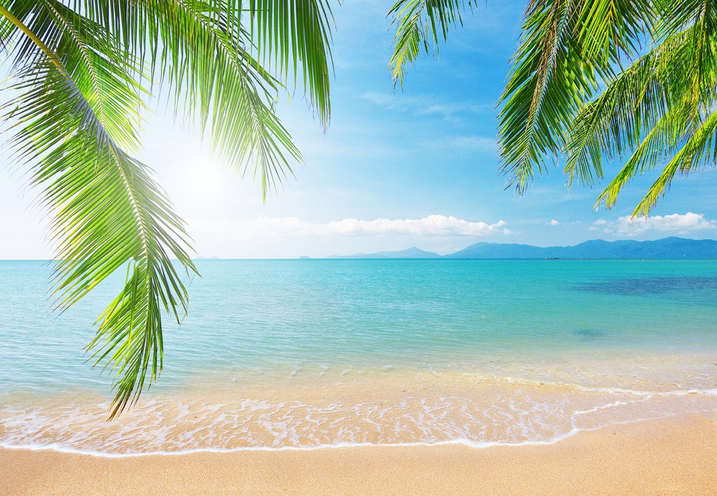
#> input picture assignment1/edge1.png, 717 x 496 px, shrunk from 1010 x 699 before the run
$ jupyter execute Canny.ipynb
#> lines starting #> are read from the running program, lines starting #| are printed output that depends on the picture
Set True to save the figures.

[cell 1]
save = True

[cell 2]
import numpy as np # scientific computing
import matplotlib.pyplot as plt # plotting
import matplotlib.image as mpimg # reading images
from skimage.color import rgb2gray # converting rgb images to grayscale

Read images and convert them to grayscale.

[cell 3]
img1 = rgb2gray(mpimg.imread('edge1.png'))
#> img1: shape (496, 717) float32; min 0.0299, max 1, mean 0.725

[cell 4]
plt.figure(figsize=(8, 8))
plt.axis('off')
plt.title('Image 1 (Original)')
plt.imshow(img1, cmap='gray')
if save:
    plt.savefig('original1.png')
plt.show()

2D-convolution (actually cross-correlation)

[cell 5]
def cross_correlate2D(img, mask):
    n_r, n_c = img.shape
    # Compute row and column offsets
    mask_r, mask_c = mask.shape
    r_offset = mask_r // 2 - (mask_r % 2 == 0)
    c_offset = mask_c // 2 - (mask_c % 2 == 0)
    # Apply zero-padding
    padded_img = np.pad(img, ((r_offset, r_offset + (mask_r % 2 == 0)),
                              (c_offset, c_offset + (mask_c % 2 == 0))))
    # Perform 2D cross-correlation
    output = np.zeros((n_r, n_c))
    for row in range(r_offset, r_offset + n_r):
        for col in range(c_offset, c_offset + n_c):
            output[row - r_offset, col - c_offset] = np.sum(
                mask *
                padded_img[row - r_offset: row + r_offset + (mask_r % 2 == 0) + 1,
                           col - c_offset: col + c_offset + (mask_c % 2 == 0) + 1]
            )
    return output

Sobel Operator:

[cell 6]
def sobel(img):
    mask_x = np.array([[-1, 0, 1], [-2, 0, 2], [-1, 0, 1]])
    mask_y = np.array([[1, 2, 1], [0, 0, 0], [-1, -2, -1]])
    edge_x = cross_correlate2D(img, mask_x) / 6
    edge_y = cross_correlate2D(img, mask_y) / 6
    gradient_magnitudes = np.sqrt(edge_x ** 2 + edge_y ** 2)
    gradient_magnitudes *= 255 / np.max(gradient_magnitudes)
    gradient_directions = np.arctan2(edge_y, edge_x)
    return edge_x, edge_y, gradient_magnitudes, gradient_directions

Plotting code is refactored as a seperate function to avoid duplicate code. Feel free to change it.

[cell 7]
def plot_results1(result1, result2, result3, result4, figsize_, method, img_number, save=False):
    fig, axs = plt.subplots(2, 2, figsize=figsize_)
    axs[0, 0].set_title('Vertical Edges after applying \n' + method + ' Operator to Image ' + img_number)
    axs[0, 0].axis('off')
    axs[0, 0].imshow(result1, cmap='gray')
    axs[0, 1].set_title('Horizontal Edges after applying \n' + method + ' Operator to Image ' + img_number)
    axs[0, 1].axis('off')
    axs[0, 1].imshow(result2, cmap='gray')
    axs[1, 0].set_title('Combined Edges of Image ' + img_number + '\n (Gradient Magnitudes (' + method + '))')
    axs[1, 0].axis('off')
    axs[1, 0].imshow(result3, cmap='gray')
    axs[1, 1].set_title('Gradient Directions (' + method + ') in Image ' + img_number)
    axs[1, 1].axis('off')
    axs[1, 1].imshow(result4)
    if save:
        plt.savefig(method + '_results' + img_number + '.png')
    plt.show()

[cell 8]
sobel_x1, sobel_y1, sobel_magnitudes1, sobel_directions1 = sobel(img1)

[cell 9]
plot_results1(sobel_x1, sobel_y1, sobel_magnitudes1, sobel_directions1, (14, 10), 'Sobel', '1', save)

### Canny Edge Detector

**Step 1**: Apply Gaussian Blur to the image to reduce noise.

[cell 10]
def gaussian_blur(sigma, k=2):
    """
    Generates a Gaussian Blur Filter with shape (2k + 1, 2k + 1), with
    the specified standard deviation.
    Args:
        sigma: The standard deviation of the Gaussian Blur
        k: The parameter that determines the shape of the filter (2 by default)
    Returns:
        G: The resulting Gaussian Blur Filter
    """
    x, y = np.mgrid[-k: k + 1, -k: k + 1]
    G = np.exp(-(x ** 2 + y ** 2) / (2 * sigma ** 2)) / 2 * np.pi * sigma ** 2
    return G

Plot a Gaussian Blur Filter of shape 11x11 and sigma 1 for illustration purposes

[cell 11]
from mpl_toolkits import mplot3d # for 3D plotting

k_plt = 5
fig_3D = plt.figure(figsize=(15, 10))
ax_3D = plt.axes(projection='3d')
x_plt, y_plt = np.mgrid[-k_plt: k_plt + 1, -k_plt: k_plt + 1]
ax_3D.plot_surface(x_plt, y_plt, gaussian_blur(sigma=1, k=k_plt), rstride=1, cstride=1,
                   cmap='viridis', edgecolor='none')
ax_3D.set_xlabel('x')
ax_3D.set_ylabel('y')
ax_3D.set_zlabel('Gaussian(x,y)')
plt.title('Gaussian Blur Filter (sigma=1, shape=11x11)')
#plt.savefig('gaussian_blur_3d.png')
plt.show()
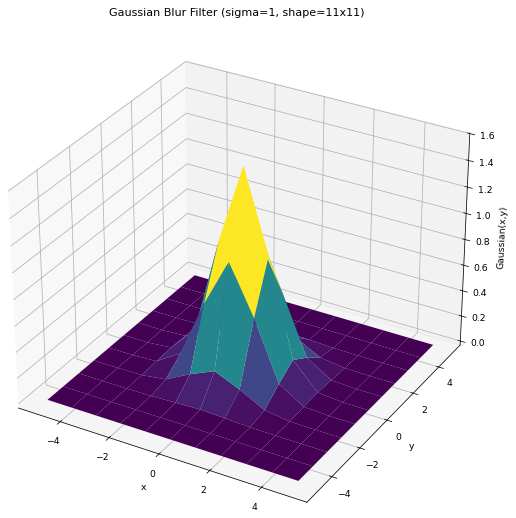
#> figure drawn by matplotlib, 1 panel

**Step 2**: Gradient Calculation, use the **sobel** function implemented above for computing the graident magnitudes and directions.

**Step 3**: Implement the Non-Maximum Suppression algorithm to thin out the detected edges.

[cell 12]
def non_max_suppression(gradient_magnitudes, gradient_directions):
    """
    Implements the Non-Maximum Suppression algorithm to thin out the
    edges described as gradient magnitudes.
    Args:
        gradient_magnitudes: Edge intensities
        gradient_directions: Edge directions (angles in Radians)
    output:
        result: The processed edge intensities
    """
    #INSERT YOUR CODE HERE
    height, width = gradient_magnitudes.shape
    output = np.zeros_like(gradient_magnitudes, dtype=np.uint8)

    quantized_directions = (np.round(gradient_directions / (np.pi/4)) % 4).astype(np.int32)

    for i in range(1, height-1):
        for j in range(1, width-1):
            mag = gradient_magnitudes[i, j]
            direction = quantized_directions[i, j]

            if direction == 0:
                prev_pixel = gradient_magnitudes[i, j-1]
                next_pixel = gradient_magnitudes[i, j+1]
            elif direction == 1:
                prev_pixel = gradient_magnitudes[i-1, j-1]
                next_pixel = gradient_magnitudes[i+1, j+1]
            elif direction == 2:
                prev_pixel = gradient_magnitudes[i-1, j]
                next_pixel = gradient_magnitudes[i+1, j]
            elif direction == 3:
                prev_pixel = gradient_magnitudes[i-1, j+1]
                next_pixel = gradient_magnitudes[i+1, j-1]

            if mag >= prev_pixel and mag >= next_pixel:
                output[i, j] = mag

    return output

**Step 4**: Implement the Double Thresholding algorithm to categorize pixels.

[cell 13]
def double_threshold(img, ratio_low, ratio_high):
    """
    Categorizes the image pixels as strong, weak or non-edge
    using double thresholding, returns the thresholded image.
    Args:
        img: The input image
        ratio_low: The low threshold ratio
        ratio_high: The high threshold ratio
    Returns:
        thresholded_img: The thresholded output. Each pixel would take the value of 0, strong or weak intensities as set below.
        weak: The intensity level of weak pixels
        strong: The intensity level of strong pixels
    """
    high = ratio_high * np.max(img)
    low = ratio_low * np.max(img)
    weak = 25
    strong = 255

    #INSERT YOUR CODE HERE

    thresholded_img = np.zeros_like(img)

    for i in range(img.shape[0]):
        for j in range(img.shape[1]):
            if img[i, j] >= high:
                thresholded_img[i, j] = strong
            elif img[i, j] >= low:
                thresholded_img[i, j] = weak

    return thresholded_img, weak, strong

**Step 5**: Implement Hysteresis to combine the Strong and Weak pixels and produces the final result.

[cell 14]
def hysteresis(img, weak, strong):
    """
    Args:
        img: The input image
        weak: The weak intensity level
        strong: The strong intensity level
    Returns:
        output: The processed output image
    """
    #INSERT YOUR CODE HERE
    output = np.zeros_like(img)
    rows, cols = img.shape

    for i in range(1, rows - 1):
        for j in range(1, cols - 1):
            if img[i, j] == weak:
                if (img[i-1:i+2, j-1:j+2] == strong).any():
                    output[i, j] = strong
                else:
                    output[i, j] = 0
            elif img[i, j] == strong:
                output[i, j] = strong

    return output

Combine the five steps in a single algorithm:

[cell 15]
def canny_edge_detector(img, sigma, ratio_low, ratio_high, k=2):
    """
    Applys Canny Edge Detection algorithm to a given image.
    Args:
        img: The input image
        sigma: The standard deviation of the 5x5 Gaussian Filter

        ratio_low: The low threshold ratio used in the Double Thresholding step

        ratio_high: The high threshold ratio used in the Double Thresholding step

        k: Parameter to adjust the shape of the (2k + 1, 2k + 1) gaussian blur
    """
    G = gaussian_blur(sigma, k)
    blurred_img = cross_correlate2D(img, G)
    _, _, gradient_magnitudes, gradient_directions = sobel(blurred_img)
    nms_img = non_max_suppression(gradient_magnitudes, gradient_directions)
    thresholded_img, weak, strong = double_threshold(nms_img, ratio_low, ratio_high)
    output = hysteresis(thresholded_img, weak, strong)
    return output

Add your results and answers to the questions 5.2.1, 5.2.2 and 5.2.3 here

[cell 16]
def show_canny_img(img, num):
    plt.figure(figsize=(8, 8))
    plt.title(f'Canny Image {num} (Original)')
    plt.axis('off')
    plt.imshow(img, cmap='gray')
    if save:
        plt.savefig(f'canny{num}.png')
    plt.show()

Canny Edge Detection for edge1.png

[cell 17]
img1 = rgb2gray(mpimg.imread('edge1.png'))
canny_img1 = canny_edge_detector(img1, 1, 0.05, 0.1)
#> in double_threshold, `high = ratio_high * np.max(img)`: high = 12.4
#> in double_threshold, `low = ratio_low * np.max(img)`: low = 6.2
#> after the loop in double_threshold, `for i in range(img.shape[0]):`:
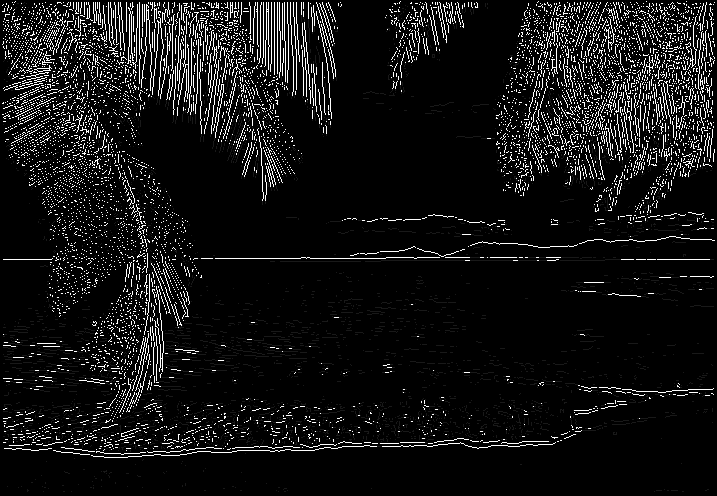
#> thresholded_img: shape (496, 717); min 0, max 255, mean 20
#> in canny_edge_detector, `thresholded_img, weak, strong = double_threshold(nms_img, ratio_low, r..`: weak = 25; strong = 255
#> after the loop in hysteresis, `for i in range(1, rows - 1):`: output: shape (496, 717); 8.1% white in thin lines or dots
show_canny_img(canny_img1, 1)

Canny Edge Detection for edge2.png

[cell 18]
import cv2 #used for importing edge2.png

img2 = rgb2gray(cv2.imread('edge2.png'))
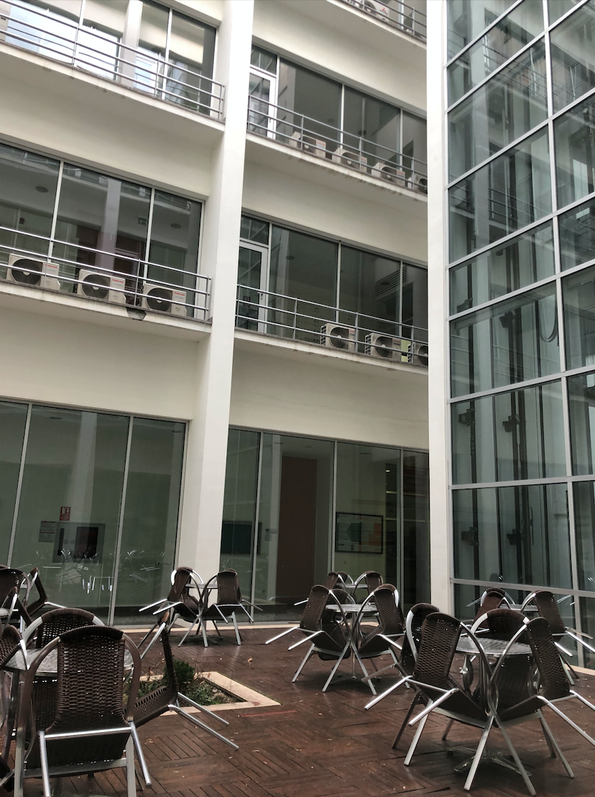
#> input picture assignment1/edge2.png, 595 x 797 px, shrunk from 838 x 1122 before the run
#> img2: shape (797, 595) float64; min 0, max 1, mean 0.416
canny_img2 = canny_edge_detector(img2, 1, 0.01, 0.025)
#> after the loop in cross_correlate2D (call 8), `for row in range(r_offset, r_offset + n_r):`:
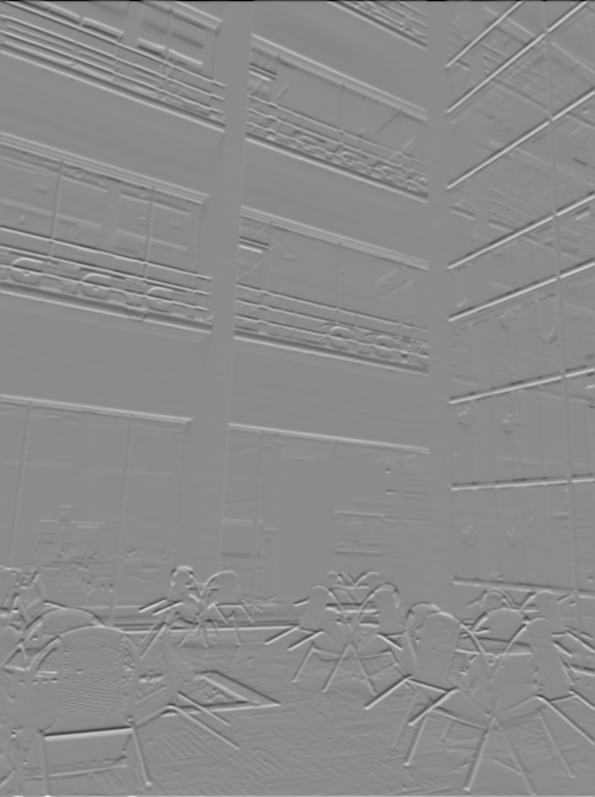
#> output: shape (797, 595) float64; min -36.17, max 29.79, mean 0; drawn with min black and max white
#> in sobel (call 3), `gradient_directions = np.arctan2(edge_y, edge_x)`:
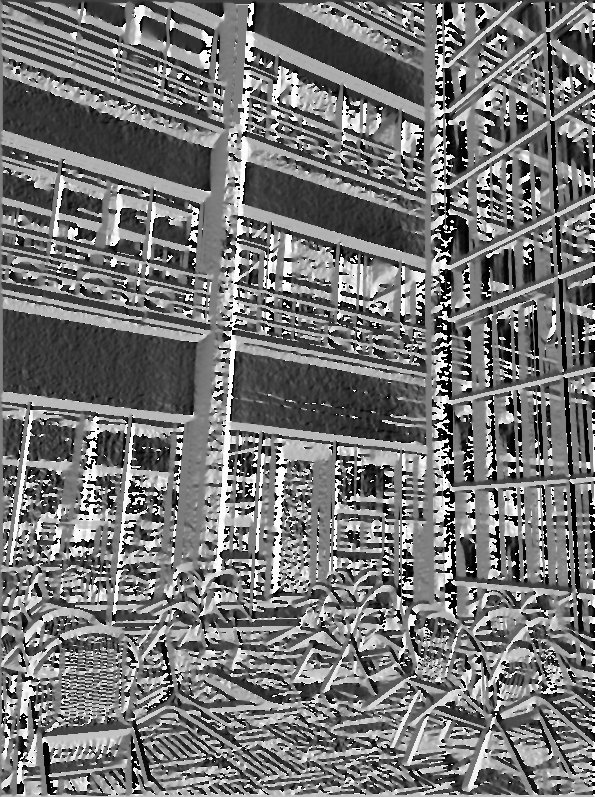
#> gradient_directions: shape (797, 595) float64; min -3.14, max 3.14, mean -0.237; drawn with min black and max white
#> in non_max_suppression (call 2), `quantized_directions = (np.round(gradient_directions / (np.pi/4)) % 4)..`:
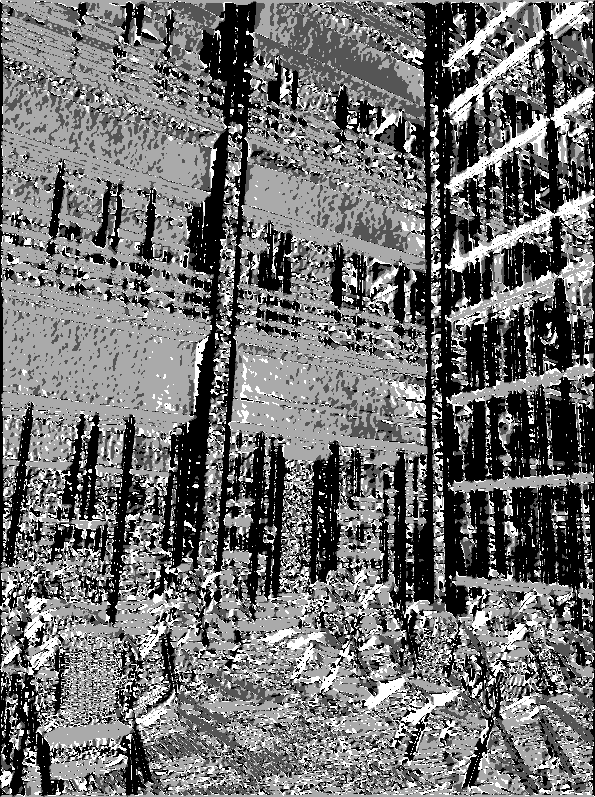
#> quantized_directions: shape (797, 595) int32; min 0, max 3, mean 1.32; drawn with min black and max white
#> after the loop in non_max_suppression (call 2), `for i in range(1, height-1):`:
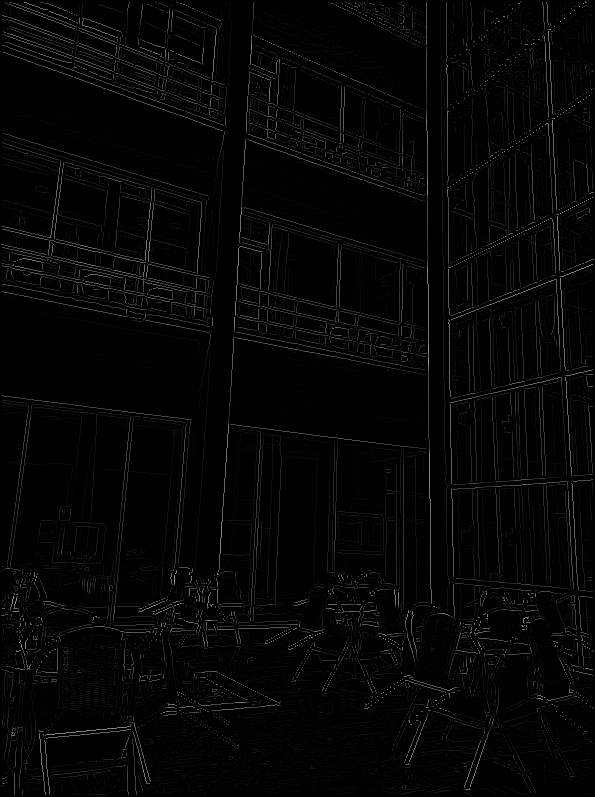
#> output: shape (797, 595); min 0, max 157, mean 4.9
#> call 2 of double_threshold, with ratio_low = 0.01, ratio_high = 0.025
#> in double_threshold (call 2), `high = ratio_high * np.max(img)`: high = 3.93
#> in double_threshold (call 2), `low = ratio_low * np.max(img)`: low = 1.57
#> after the loop in double_threshold (call 2), `for i in range(img.shape[0]):`:
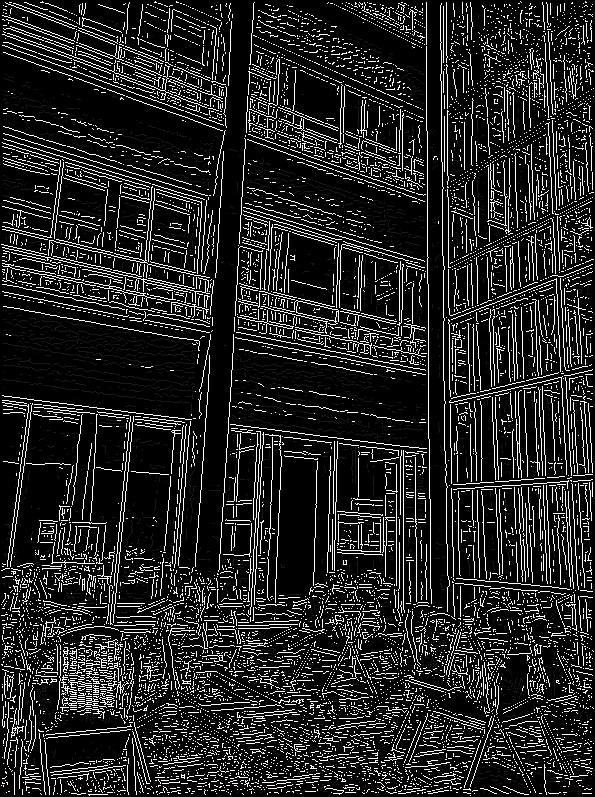
#> thresholded_img: shape (797, 595); min 0, max 255, mean 37
#> after the loop in hysteresis (call 2), `for i in range(1, rows - 1):`: output: shape (797, 595); 14.6% white in thin lines or dots
show_canny_img(canny_img2, 2)

Canny Edge Detection for edge3.png

[cell 19]
img3 = rgb2gray(mpimg.imread('edge3.png'))
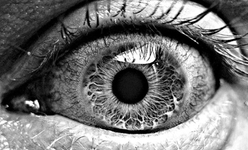
#> input picture assignment1/edge3.png, 248 x 150 px, shrunk from 350 x 211 before the run
#> img3: shape (150, 248) float32; min 0, max 1, mean 0.451
canny_img3 = canny_edge_detector(img3, 1, 0.05, 0.1)
#> after the loop in cross_correlate2D (call 10), `for row in range(r_offset, r_offset + n_r):`:
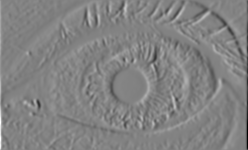
#> output: shape (150, 248) float64; min -34.99, max 33.39, mean 0; drawn with min black and max white
show_canny_img(canny_img3, 3)
